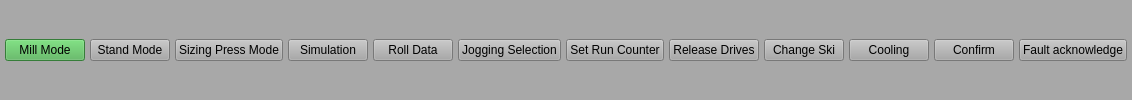
     <widget class="QFrame" name="buttonsFrame">
      <property name="styleSheet">
       <string notr="true">background-color: #a8a8a8;</string>
      </property>
      <layout class="QHBoxLayout" name="buttonsFrameLayout">
       <property name="spacing">
        <number>5</number>
       </property>
       <property name="leftMargin">
        <number>5</number>
       </property>
       <property name="topMargin">
        <number>5</number>
       </property>
       <property name="rightMargin">
        <number>5</number>
       </property>
       <property name="bottomMargin">
        <number>5</number>
       </property>
       <item>
        <widget class="QPushButton" name="millModeButton">
         <property name="text">
          <string>Mill Mode</string>
         </property>
         <property name="styleSheet">
          <string notr="true">background-color: #4CAF50;</string>
         </property>
        </widget>
       </item>
       <item>
        <widget class="QPushButton" name="standModeButton">
         <property name="text">
          <string>Stand Mode</string>
         </property>
        </widget>
       </item>
       <item>
        <widget class="QPushButton" name="sizingPressButton">
         <property name="text">
          <string>Sizing Press Mode</string>
         </property>
        </widget>
       </item>
       <item>
        <widget class="QPushButton" name="simulationButton">
         <property name="text">
          <string>Simulation</string>
         </property>
        </widget>
       </item>
       <item>
        <widget class="QPushButton" name="rollDataButton">
         <property name="text">
          <string>Roll Data</string>
         </property>
        </widget>
       </item>
       <item>
        <widget class="QPushButton" name="joggingButton">
         <property name="text">
          <string>Jogging Selection</string>
         </property>
        </widget>
       </item>
       <item>
        <widget class="QPushButton" name="setCounterButton">
         <property name="text">
          <string>Set Run Counter</string>
         </property>
        </widget>
       </item>
       <item>
        <widget class="QPushButton" name="releaseButton">
         <property name="text">
          <string>Release Drives</string>
         </property>
        </widget>
       </item>
       <item>
        <widget class="QPushButton" name="changeSkiButton">
         <property name="text">
          <string>Change Ski</string>
         </property>
        </widget>
       </item>
       <item>
        <widget class="QPushButton" name="coolingButton">
         <property name="text">
          <string>Cooling</string>
         </property>
        </widget>
       </item>
       <item>
        <widget class="QPushButton" name="confirmButton">
         <property name="text">
          <string>Confirm</string>
         </property>
        </widget>
       </item>
       <item>
        <widget class="QPushButton" name="faultButton">
         <property name="text">
          <string>Fault acknowledge</string>
         </property>
        </widget>
       </item>
      </layout>
     </widget>
